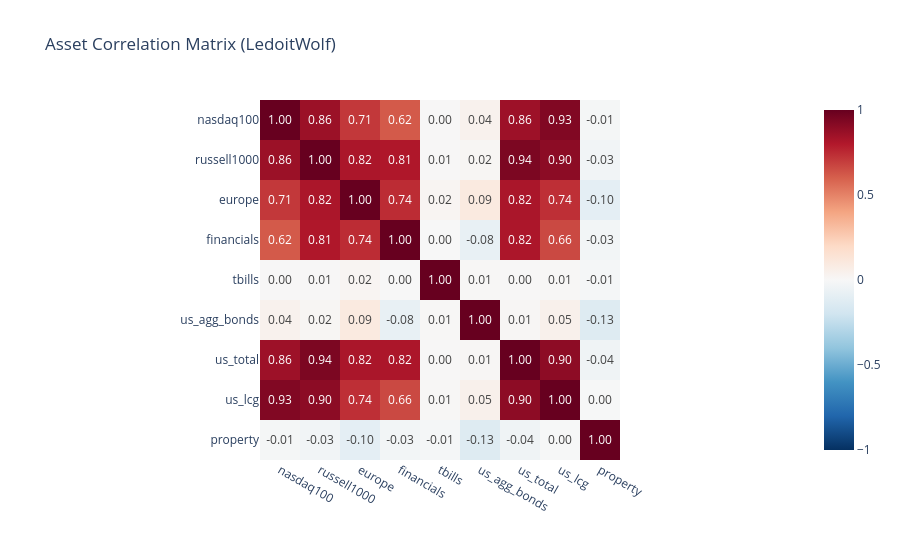

This figure's notebook cell:
### Code cell
_risk.plot().show()

### Figure 1 — Plotly figure (JSON) as saved in the notebook; plotly's stock layout.template omitted (floating-point values rounded to 4 significant figures)
{"data": [{"coloraxis": "coloraxis", "hovertemplate": "x: %{x}<br>y: %{y}<br>color: %{z}<extra></extra>", "name": "0", "texttemplate": "%{z:.2f}", "type": "heatmap", "x": ["nasdaq100", "russell1000", "europe", "financials", "tbills", "us_agg_bonds", "us_total", "us_lcg", "property"], "xaxis": "x", "y": ["nasdaq100", "russell1000", "europe", "financials", "tbills", "us_agg_bonds", "us_total", "us_lcg", "property"], "yaxis": "y", "z": [[1.0, 0.8613, 0.7103, 0.6173, 0.004974, 0.04325, 0.8569, 0.9312, -0.01466], [0.8613, 1.0, 0.8179, 0.809, 0.006118, 0.01553, 0.9441, 0.9014, -0.0319], [0.7103, 0.8179, 1.0, 0.7445, 0.01967, 0.09441, 0.8202, 0.736, -0.09763], [0.6173, 0.809, 0.7445, 1.0, 0.0002857, -0.07889, 0.8168, 0.6643, -0.02526], [0.004974, 0.006118, 0.01967, 0.0002857, 1.0, 0.009576, 0.004678, 0.01003, -0.01398], [0.04325, 0.01553, 0.09441, -0.07889, 0.009576, 1.0, 0.01255, 0.04879, -0.1306], [0.8569, 0.9441, 0.8202, 0.8168, 0.004678, 0.01255, 1.0, 0.8979, -0.04333], [0.9312, 0.9014, 0.736, 0.6643, 0.01003, 0.04879, 0.8979, 1.0, -0.004153], [-0.01466, -0.0319, -0.09763, -0.02526, -0.01398, -0.1306, -0.04333, -0.004153, 1.0]]}], "layout": {"coloraxis": {"cmax": 1, "cmin": -1, "colorscale": [[0, "rgb(5,48,97)"], [0.1, "rgb(33,102,172)"], [0.2, "rgb(67,147,195)"], [0.3, "rgb(146,197,222)"], [0.4, "rgb(209,229,240)"], [0.5, "rgb(247,247,247)"], [0.6, "rgb(253,219,199)"], [0.7, "rgb(244,165,130)"], [0.8, "rgb(214,96,77)"], [0.9, "rgb(178,24,43)"], [1, "rgb(103,0,31)"]]}, "height": 540, "title": {"text": "Asset Correlation Matrix (LedoitWolf)"}, "xaxis": {"anchor": "y", "constrain": "domain", "domain": [0, 1], "scaleanchor": "y"}, "yaxis": {"anchor": "x", "autorange": "reversed", "constrain": "domain", "domain": [0, 1]}}}
